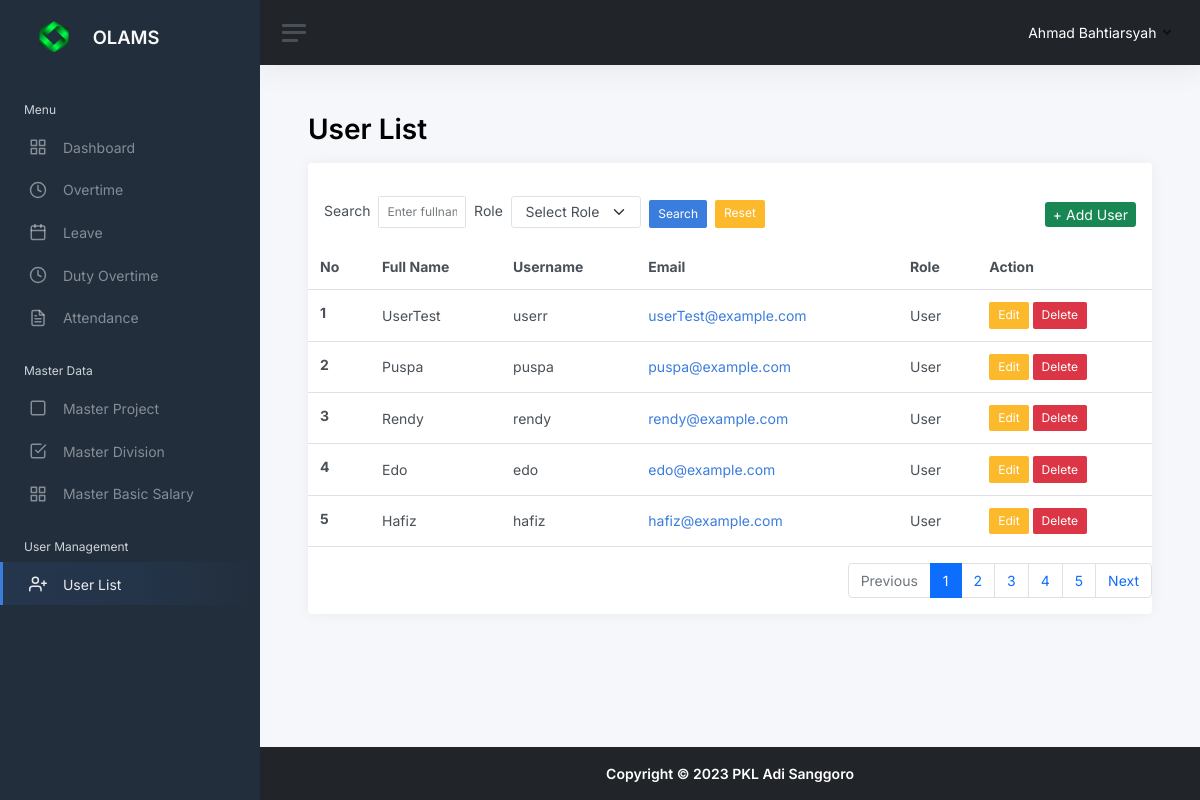
Screenshot of /userlist.php (signed in) with the database file from the repository.
### tables this page shows
CREATE TABLE `users` (
  `user_id` tinyint(3) UNSIGNED NOT NULL,
  `role_id` tinyint(3) UNSIGNED NOT NULL,
  `name` varchar(64) NOT NULL,
  `username` varchar(32) NOT NULL,
  `password` varchar(254) NOT NULL,
  `email` varchar(64) NOT NULL,
  `created_by` tinyint(3) UNSIGNED NOT NULL,
  `created_at` timestamp NOT NULL DEFAULT current_timestamp(),
  `updated_by` tinyint(3) UNSIGNED DEFAULT NULL,
  `updated_at` timestamp NULL DEFAULT NULL ON UPDATE current_timestamp()
);

CREATE TABLE `m_roles` (
  `role_id` tinyint(3) UNSIGNED NOT NULL,
  `name` varchar(64) NOT NULL,
  `created_at` timestamp NOT NULL DEFAULT current_timestamp(),
  `created_by` tinyint(3) UNSIGNED NOT NULL,
  `updated_by` tinyint(3) UNSIGNED DEFAULT NULL,
  `updated_at` timestamp NULL DEFAULT NULL ON UPDATE current_timestamp()
);

### include/conn.inc.php (called while the page is built, shortened)
<?php
function cleanValue($strhtml)
    {
        $strBersih = $strhtml;
        $strBersih = htmlspecialchars($strBersih);
        $strBersih = trim($strBersih);
        $strBersih = stripslashes($strBersih);
        $strBersih = strip_tags($strBersih);
        return $strBersih;
    }
?>

### userlist.php (the view, shortened to what this page needs)
<?php
include __DIR__ . "/include/conn.inc.php";
$limit = 5;
$halaman_aktif = isset($_GET['page']) ? $_GET['page'] : 1;
$offset = ($halaman_aktif - 1) * $limit;
$query = "SELECT
users.user_id,
users.name,
users.username,
users.email,
m_roles.name AS role_name
FROM users
LEFT JOIN m_roles ON users.role_id = m_roles.role_id
";
$filter_role = "";
$search = "";
$query .= "ORDER BY users.user_id DESC";
$jumlah_semua_data = mysqli_num_rows(mysqli_query($conn, $query));
$query .= " LIMIT $limit OFFSET $offset";
$data = mysqli_query($conn, $query);
$karyawanArray = mysqli_fetch_all($data, MYSQLI_ASSOC);
$jumlah_halaman = ceil($jumlah_semua_data / $limit);
?>
<!DOCTYPE html>
<html lang="en">
<head>
  <?php include "head.inc.php"; ?>
</head>
<body>
  <div class="wrapper">
    <?php include "components/sidebar.inc.php"; ?>
    <div class="main">
      <?php include "components/navbar.inc.php"; ?>
      <main class="content">
        <div class="container-fluid p-0">
          <h1 class="h1 mb-3 judul_halaman"><strong>User List</strong></h1>
          <div class="row">
            <div class="col-12">
              <div class="card">
                <div class="card-header">
                </div>
                <div class="row">
                  <div class="col-md-6">
                    <div class="d-flex align-items-center">
                      <form action="<?= cleanValue($_SERVER['PHP_SELF']); ?>" method="get" class="d-flex">
                        <label for="inputSearch" class="ms-3 me-2 mt-1">Search</label>
                        <input type="text" name="search" id="inputSearch" placeholder="Enter fullname, username, email" class="form-control form-control-sm" value="<?= $search ?>">
                        <label for="inputRole" class="mx-2 mt-1">Role</label>
                        <select name="filter_role" id="inputRole" class="form-select form-control-sm" style="width: 200px;">
                          <option value="">Select Role</option>
                        </select>
                        <button type="submit" class="btn btn-sm btn-primary ms-2 mt-1">Search</button>
                        <a href="<?php echo cleanValue($_SERVER['PHP_SELF']); ?>" class="btn btn-warning btn-sm ms-2 mt-1">Reset</a>
                      </form>
                    </div>
                  </div>
                  <div class="col-md-6 text-end mt-2">
                    <a href="userlist_add.php" class="btn-sm btn-success me-3 text-white text-decoration-none">+ Add User</a>
                  </div>
                </div>
                <div class="table-responsive">
                  <table class="table mb-0 mt-3">
                    <thead>
                      <tr>
                        <th scope="col">No</th>
                        <th scope="col">Full Name</th>
                        <th scope="col">Username</th>
                        <th scope="col">Email</th>
                        <th scope="col">Role</th>
                        <th scope="col">Action</th>
                      </tr>
                    </thead>
                    <tbody>
                      <?php if (count($karyawanArray) > 0) : ?>
                        <?php foreach ($karyawanArray as $key => $value) : ?>
                          <tr>
                            <th scope="row"> <?= $key + 1 + $offset  ?> </th>
                            <td> <?= $value['name'] ?> </td>
                            <td> <?= $value['username'] ?> </td>
                            <td>
                              <a href="<?= $value['email'] ?>"> <?= $value['email'] ?> </a>
                            </td>
                            <td> <?= $value['role_name'] ?></td>
                            <td>
                              <a href="userlist_update.php?id=<?= $value['user_id'] ?>" class="btn btn-warning btn-sm">Edit</a>
                              <a href="userlist_delete.php?id=<?= $value['user_id'] ?>" onclick="return confirm('Are you sure?')" class="btn btn-danger btn-sm">Delete</a>
                            </td>
                          </tr>
                        <?php endforeach; ?>
                      <?php else : ?>
                        <tr>
                          <td colspan="6" style="text-align: center;">No records found!.</td>
                        </tr>
                      <?php endif; ?>
                    </tbody>
                  </table>
                </div>
                <div>
                  <div class="dataTables_paginate paging_simple_numbers ms-3 mt-3" id="datatables-reponsive_paginate">
                    <ul class="pagination justify-content-end">
                      <?php if ($jumlah_semua_data > $limit) : ?>
                        <?php if ($halaman_aktif > 1) : ?>
                          <?php $prevPage = $halaman_aktif - 1; ?>
                          <li class="page-item">
                            <a class="page-link" href="<?= cleanValue($_SERVER['PHP_SELF']) . '?page=' . $prevPage; ?><?php if (!empty($search)) {
                                                                                                                        echo '&search=' . $search;
                                                                                                                      } ?>
                              <?php if (!empty($filter_role)) {
                                echo '&filter_role=' . $filter_role;
                              } ?>">Previous</a>
                          </li>
                        <?php else : ?>
                          <li class="page-item disabled">
                            <span class="page-link">Previous</span>
                          </li>
                        <?php endif; ?>
                        <?php for ($i = 1; $i <= $jumlah_halaman; $i++) : ?>
                          <li class="page-item<?= $i == $halaman_aktif ? ' active' : '' ?>">
                            <a class="page-link" href="<?= cleanValue($_SERVER['PHP_SELF']) . '?page=' . $i; ?><?php if (!empty($search)) {
                                                                                                                  echo '&search=' . $search;
                                                                                                                } ?>
                            <?php if (!empty($filter_role)) {
                              echo '&filter_role=' . $filter_role;
                            } ?>"><?= $i ?></a>
                          </li>
                        <?php endfor; ?>
                        <?php if ($halaman_aktif < $jumlah_halaman) : ?>
                          <?php $nextPage = $halaman_aktif + 1; ?>
                          <li class="page-item">
                            <a class="page-link" href="<?= cleanValue($_SERVER['PHP_SELF']) . '?page=' . $nextPage; ?><?php if (!empty($search)) {
                                                                                                                        echo '&search=' . $search;
                                                                                                                      } ?>
                            <?php if (!empty($filter_role)) {
                              echo '&filter_role=' . $filter_role;
                            } ?>">Next</a>
                          </li>
                        <?php else : ?>
                          <li class="page-item disabled">
                            <span class="page-link">Next</span>
                          </li>
                        <?php endif; ?>
                      <?php endif; ?>
                    </ul>
                  </div>
                </div>
              </div>
            </div>
          </div>
        </div>
      </main>
      <?php include "components/footer.inc.php"; ?>
    </div>
  </div>
</body>
</html>

### rows the page displays
users: offset "1", name "UserTest", username "userr", email "userTest@example.com", role.name "User"
users: offset "2", name "Puspa", username "puspa", email "puspa@example.com", role.name "User"
users: offset "3", name "Rendy", username "rendy", email "rendy@example.com", role.name "User"
users: offset "4", name "Edo", username "edo", email "edo@example.com", role.name "User"
users: offset "5", name "Hafiz", username "hafiz", email "hafiz@example.com", role.name "User"

### other values shown
$_SESSION['name'] "Ahmad Bahtiarsyah"
